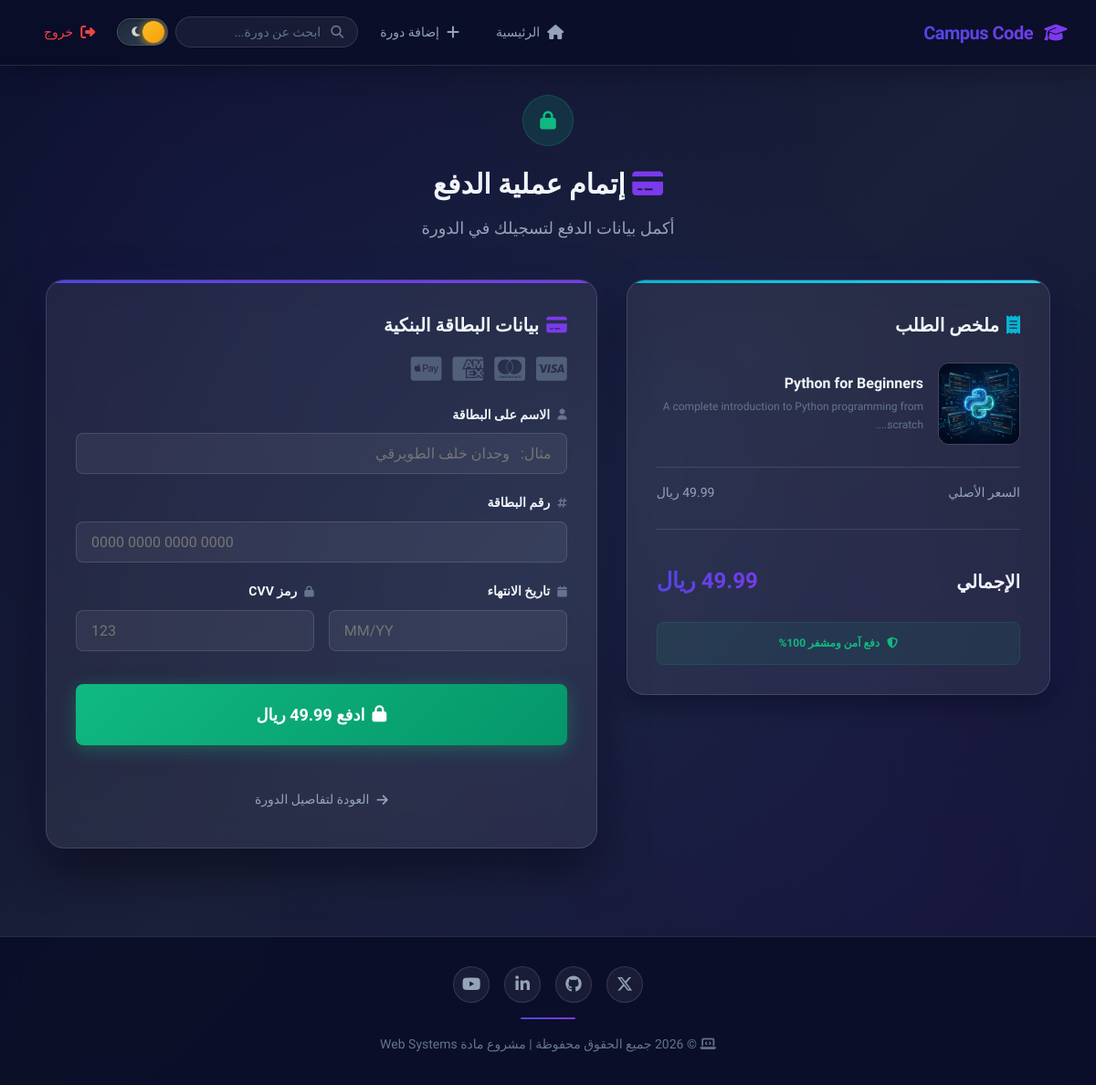
The page /checkout.php?id=1 on the database its author committed.
### tables this page shows
CREATE TABLE IF NOT EXISTS `courses` (
  `id` INT AUTO_INCREMENT PRIMARY KEY,
  `title` VARCHAR(255) NOT NULL,
  `description` TEXT,
  `price` DECIMAL(10,2) DEFAULT 0,
  `image` VARCHAR(255) DEFAULT NULL,
  `track` VARCHAR(255) DEFAULT NULL,
  `track_id` INT DEFAULT NULL,
  `created_at` TIMESTAMP DEFAULT CURRENT_TIMESTAMP,
  CONSTRAINT `fk_courses_track` FOREIGN KEY (`track_id`) REFERENCES `tracks` (`id`) ON DELETE SET NULL ON UPDATE CASCADE
);

### checkout.php (the view, shortened to what this page needs)
<?php
include 'connection.php';
include 'header.php';
$course_id = isset($_POST['course_id']) ? $_POST['course_id'] : (isset($_GET['id']) ? $_GET['id'] : null);
$final_price = isset($_POST['final_price']) ? $_POST['final_price'] : null;
$original_price = isset($_POST['original_price']) ? $_POST['original_price'] : null;
$course_id = mysqli_real_escape_string($conn, $course_id);
$query = "SELECT * FROM courses WHERE id = '$course_id'";
$result = mysqli_query($conn, $query);
$course = mysqli_fetch_assoc($result);
if ($final_price === null) {
    $final_price = $course['price'];
}
if ($original_price === null) {
    $original_price = $course['price'];
}
$img = !empty($course['image']) ? $course['image'] : 'default.jpg';
$payment_success = false;
?>
<?php if ($payment_success): ?>
<div class="checkout-success-page fade-in-up">
    <div class="success-animation">
        <div class="success-circle">
            <i class="fas fa-check"></i>
        </div>
    </div>
    <h2>تم الدفع بنجاح! 🎉</h2>
    <p class="success-subtitle">تهانينا! تم تسجيلك في الدورة بنجاح</p>
    <div class="success-details">
        <div class="success-detail-item">
            <i class="fas fa-graduation-cap"></i>
            <div>
                <span class="detail-label">الدورة</span>
                <span class="detail-value"><?php echo $course['title']; ?></span>
            </div>
        </div>
        <div class="success-detail-item">
            <i class="fas fa-coins"></i>
            <div>
                <span class="detail-label">المبلغ المدفوع</span>
                <span class="detail-value"><?php echo $final_price; ?> ريال</span>
            </div>
        </div>
        <div class="success-detail-item">
            <i class="fas fa-calendar-check"></i>
            <div>
                <span class="detail-label">تاريخ التسجيل</span>
                <span class="detail-value"><?php echo date('Y/m/d - h:i A'); ?></span>
            </div>
        </div>
    </div>
    <div class="success-actions">
        <a href="display_courses.php" class="btn btn-primary btn-lg"><i class="fas fa-house"></i> الصفحة الرئيسية</a>
        <a href="course_details.php?id=<?php echo $course['id']; ?>" class="btn btn-outline btn-lg"><i class="fas fa-eye"></i> عرض الدورة</a>
    </div>
</div>
<?php else: ?>
<div class="checkout-page fade-in-up">
    <div class="checkout-header">
        <div class="checkout-header-icon">
            <i class="fas fa-lock"></i>
        </div>
        <h1><i class="fas fa-credit-card"></i> إتمام عملية الدفع</h1>
        <p>أكمل بيانات الدفع لتسجيلك في الدورة</p>
    </div>
    <div class="checkout-layout">
        <div class="checkout-summary">
            <div class="summary-card">
                <h3><i class="fas fa-receipt"></i> ملخص الطلب</h3>
                <div class="summary-course">
                    <div class="summary-course-image">
                        <img src="uploads/<?php echo $img; ?>" alt="<?php echo $course['title']; ?>">
                    </div>
                    <div class="summary-course-info">
                        <h4><?php echo $course['title']; ?></h4>
                        <p class="summary-course-desc"><?php echo mb_substr($course['description'], 0, 80) . '...'; ?></p>
                    </div>
                </div>
                <div class="summary-divider"></div>
                <div class="summary-prices">
                    <div class="summary-row">
                        <span>السعر الأصلي</span>
                        <span><?php echo $original_price; ?> ريال</span>
                    </div>
                    <div class="summary-divider"></div>
                    <div class="summary-row total-row">
                        <span>الإجمالي</span>
                        <span class="total-value"><?php echo $final_price; ?> ريال</span>
                    </div>
                </div>
                <div class="summary-secure">
                    <i class="fas fa-shield-halved"></i>
                    <span>دفع آمن ومشفر 100%</span>
                </div>
            </div>
        </div>
        <div class="checkout-form-section">
            <div class="payment-card">
                <h3><i class="fas fa-credit-card"></i> بيانات البطاقة البنكية</h3>
                <div class="accepted-cards">
                    <i class="fab fa-cc-visa"></i>
                    <i class="fab fa-cc-mastercard"></i>
                    <i class="fab fa-cc-amex"></i>
                    <i class="fab fa-cc-apple-pay"></i>
                </div>
                <form method="POST" action="" id="checkout-form">
                    <div class="form-group">
                        <label for="card-name"><i class="fas fa-user"></i> الاسم على البطاقة</label>
                        <input type="text" name="card_name" id="card-name" placeholder="مثال:   وجدان خلف الطويرقي" required>
                    </div>
                    <div class="form-group">
                        <label for="card-number"><i class="fas fa-hashtag"></i> رقم البطاقة</label>
                        <input type="text" name="card_number" id="card-number" placeholder="0000 0000 0000 0000" maxlength="19" required dir="ltr">
                    </div>
                    <div class="form-row-half">
                        <div class="form-group">
                            <label for="card-expiry"><i class="fas fa-calendar"></i> تاريخ الانتهاء</label>
                            <input type="text" name="card_expiry" id="card-expiry" placeholder="MM/YY" maxlength="5" required dir="ltr">
                        </div>
                        <div class="form-group">
                            <label for="card-cvv"><i class="fas fa-lock"></i> رمز CVV</label>
                            <input type="text" name="card_cvv" id="card-cvv" placeholder="123" maxlength="4" required dir="ltr">
                        </div>
                    </div>
                    <button type="submit" name="confirm_payment" class="btn btn-primary btn-block btn-lg checkout-btn" id="checkout-pay-btn">
                        <i class="fas fa-lock"></i> ادفع <?php echo $final_price; ?> ريال
                    </button>
                </form>
                <div class="checkout-back">
                    <a href="course_details.php?id=<?php echo $course['id']; ?>" class="back-link"><i class="fas fa-arrow-right"></i> العودة لتفاصيل الدورة</a>
                </div>
            </div>
        </div>
    </div>
</div>
<?php endif; ?>
<?php
include 'footer.php';
?>

### rows shown on the page
courses: image (picture), title "Python for Beginners", description "A complete introduction to Python programming from scratch.", price "49.99"
